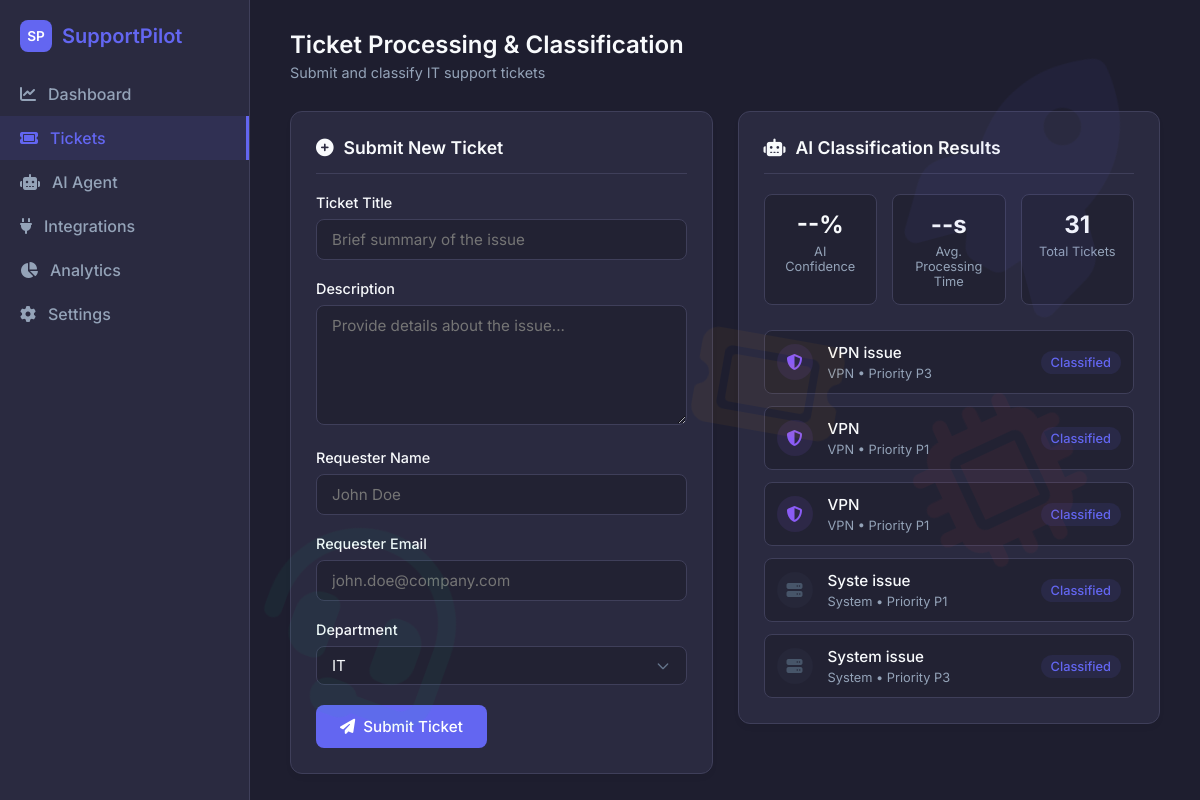
Before: / with the older database file.
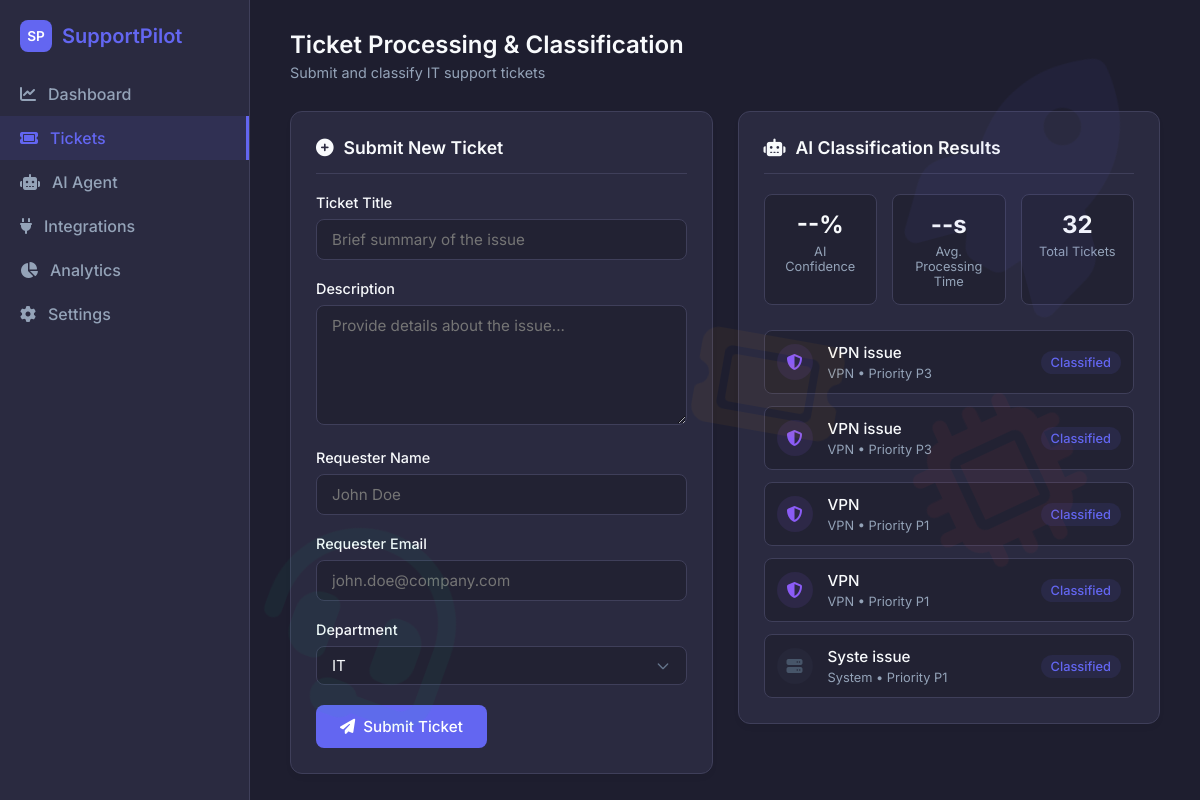
After: the same page with the newer database file.
### tables this page shows
CREATE TABLE tickets (
            ticket_id INTEGER PRIMARY KEY AUTOINCREMENT,
            employee_name TEXT,
            email TEXT,
            title TEXT,
            description TEXT,
            category TEXT,
            severity TEXT,
            priority TEXT,
            confidence REAL,
            status TEXT,
            created_at TIMESTAMP DEFAULT CURRENT_TIMESTAMP
        );

### app.py (the view)
@app.route("/")
def index():
    conn = get_db_connection()
    try:
        tickets = conn.execute(
            "SELECT * FROM tickets ORDER BY created_at DESC LIMIT 5"
        ).fetchall()
        total_tickets = conn.execute(
            "SELECT COUNT(*) FROM tickets"
        ).fetchone()[0]
    except sqlite3.OperationalError as e:
        print(f"Database error: {e}")
        tickets = []
        total_tickets = 0
    finally:
        conn.close()
    return render_template(
        "index.html",
        tickets=tickets,
        total_tickets=total_tickets
    )

### app.py (called while the page is built)
def get_db_connection():
    conn = sqlite3.connect(DB_PATH)
    conn.row_factory = sqlite3.Row
    return conn

### templates/index.html (shortened to what this page needs)
<!DOCTYPE html>
<html lang="en">
<head>
    <link rel="stylesheet" href="https://cdnjs.cloudflare.com/ajax/libs/font-awesome/6.4.0/css/all.min.css">
</head>
<body>
    <div class="sidebar" style="position: relative; z-index: 1;">
        <div class="logo">
            <div class="logo-icon">SP</div>
            SupportPilot
        </div>
        <a href="#" class="nav-item"><i class="fa-solid fa-chart-line"></i> Dashboard</a>
        <a href="#" class="nav-item active"><i class="fa-solid fa-ticket"></i> Tickets</a>
        <a href="#" class="nav-item"><i class="fa-solid fa-robot"></i> AI Agent</a>
        <a href="#" class="nav-item"><i class="fa-solid fa-plug"></i> Integrations</a>
        <a href="#" class="nav-item"><i class="fa-solid fa-chart-pie"></i> Analytics</a>
        <a href="#" class="nav-item"><i class="fa-solid fa-gear"></i> Settings</a>
    </div>
    <div class="main-content">
        <div class="header">
            <div>
                <h1>Ticket Processing & Classification</h1>
                <p>Submit and classify IT support tickets</p>
            </div>
        </div>
        <div class="grid-container">
            <div class="card">
                <div class="card-header">
                    <i class="fa-solid fa-circle-plus"></i> Submit New Ticket
                </div>
                <form id="ticketForm">
                    <div class="form-group">
                        <label class="form-label">Ticket Title</label>
                        <input type="text" id="title" class="form-control" placeholder="Brief summary of the issue" required>
                    </div>
                    <div class="form-group">
                        <label class="form-label">Description</label>
                        <textarea id="description" class="form-control" placeholder="Provide details about the issue..." required></textarea>
                    </div>
                    <div class="form-group">
                        <label class="form-label">Requester Name</label>
                        <input type="text" id="employee_name" class="form-control" placeholder="John Doe">
                    </div>
                    <div class="form-group">
                        <label class="form-label">Requester Email</label>
                        <input type="email" id="email" class="form-control" placeholder="john.doe@company.com">
                    </div>
                    <div class="form-group">
                        <label class="form-label">Department</label>
                        <select id="department" class="form-control">
                            <option value="IT">IT</option>
                        </select>
                    </div>
                    <button type="submit" class="btn" id="submitBtn">
                        <i class="fa-solid fa-paper-plane"></i> Submit Ticket
                    </button>
                </form>
            </div>
            <div>
                <div class="card" style="margin-bottom: 25px;">
                    <div class="card-header">
                        <i class="fa-solid fa-robot"></i> AI Classification Results
                    </div>
                    <div class="stats-row">
                        <div class="stat-box">
                            <div class="stat-value" id="stat-accuracy">--%</div>
                            <div class="stat-label">AI Confidence</div>
                        </div>
                        <div class="stat-box">
                            <div class="stat-value" id="stat-time">--s</div>
                            <div class="stat-label">Avg. Processing Time</div>
                        </div>
                        <div class="stat-box">
                            <div class="stat-value" id="stat-total">{{ total_tickets }}</div>
                            <div class="stat-label">Total Tickets</div>
                        </div>
                    </div>
                    <div class="ticket-list" id="recentTickets">
                        {% for ticket in tickets %}
                        <div class="ticket-item">
                            <div class="ticket-info">
                                {% set icon_class = 'icon-system' %}
                                {% set icon_name = 'fa-server' %}
                                {% if ticket.category == 'Network' %}
                                    {% set icon_class = 'icon-network' %}
                                    {% set icon_name = 'fa-wifi' %}
                                {% elif ticket.category == 'VPN' %}
                                    {% set icon_class = 'icon-vpn' %}
                                    {% set icon_name = 'fa-shield-halved' %}
                                {% elif ticket.category == 'Software' %}
                                    {% set icon_class = 'icon-software' %}
                                    {% set icon_name = 'fa-laptop-code' %}
                                {% elif ticket.category == 'Password' %}
                                    {% set icon_class = 'icon-password' %}
                                    {% set icon_name = 'fa-lock' %}
                                {% elif ticket.category == 'Hardware' %}
                                    {% set icon_class = 'icon-hardware' %}
                                    {% set icon_name = 'fa-desktop' %}
                                {% endif %}
                                <div class="ticket-icon {{ icon_class }}">
                                    <i class="fa-solid {{ icon_name }}"></i>
                                </div>
                                <div class="ticket-details">
                                    <h4>{{ ticket.title }}</h4>
                                    <p>{{ ticket.category }} • Priority {{ ticket.priority }}</p>
                                </div>
                            </div>
                            <div class="ticket-status">Classified</div>
                        </div>
                        {% else %}
                        <p style="text-align: center; color: var(--text-muted); font-size: 0.9rem; padding: 10px;">No tickets submitted yet.</p>
                        {% endfor %}
                    </div>
                </div>
            </div>
        </div>
    </div>
</body>
</html>

### templates/index.html (style rules this page uses)
:root { --primary: #6366f1; --primary-hover: #4f46e5; --bg-color: #1e1e2f; --card-bg: #2a2a40; --text-main: #f8fafc; --text-muted: #94a3b8; --border-color: #3f3f5a; --success: #10b981; --warning: #f59e0b; --danger: #ef4444; }
* { box-sizing: border-box; margin: 0; padding: 0; font-family: 'Inter', sans-serif; }
body { background-color: var(--bg-color); color: var(--text-main); display: flex; min-height: 100vh; }
.sidebar { width: 250px; background-color: var(--card-bg); border-right: 1px solid var(--border-color); padding: 20px 0; display: flex; flex-direction: column; }
.logo { display: flex; align-items: center; padding: 0 20px 20px; font-size: 1.25rem; font-weight: 600; color: var(--primary); gap: 10px; }
.logo-icon { background: var(--primary); color: white; width: 32px; height: 32px; display: flex; align-items: center; justify-content: center; border-radius: 8px; font-size: 0.85rem; }
.nav-item { padding: 12px 20px; display: flex; align-items: center; gap: 12px; color: var(--text-muted); text-decoration: none; font-weight: 500; transition: all 0.2s; }
.nav-item.active { background-color: rgba(99, 102, 241, 0.1); color: var(--primary); border-right: 3px solid var(--primary); }
.main-content { flex: 1; padding: 30px 40px; overflow-y: auto; }
.header { margin-bottom: 30px; display: flex; justify-content: space-between; align-items: center; }
.header h1 { font-size: 1.5rem; font-weight: 600; }
.header p { color: var(--text-muted); font-size: 0.9rem; margin-top: 5px; }
.grid-container { display: grid; grid-template-columns: 1fr 1fr; gap: 25px; }
.card { background: var(--card-bg); border-radius: 12px; border: 1px solid var(--border-color); box-shadow: 0 4px 6px -1px rgba(0, 0, 0, 0.05); padding: 25px; }
.card-header { display: flex; align-items: center; gap: 10px; font-weight: 600; font-size: 1.1rem; margin-bottom: 20px; border-bottom: 1px solid var(--border-color); padding-bottom: 15px; }
.form-group { margin-bottom: 20px; }
.form-label { display: block; margin-bottom: 8px; font-weight: 500; font-size: 0.9rem; color: var(--text-main); }
.form-control { width: 100%; padding: 10px 15px; border: 1px solid var(--border-color); border-radius: 8px; font-size: 0.95rem; transition: border-color 0.2s, box-shadow 0.2s; background-color: rgba(0, 0, 0, 0.2); color: var(--text-main); }
textarea.form-control { resize: vertical; min-height: 120px; }
select.form-control { appearance: none; background-repeat: no-repeat; background-position: right 15px center; background-size: 16px; }
.btn { background-color: var(--primary); color: white; border: none; padding: 12px 24px; border-radius: 8px; font-weight: 500; font-size: 0.95rem; cursor: pointer; transition: background-color 0.2s, transform 0.1s; display: inline-flex; align-items: center; gap: 8px; }
.stats-row { display: flex; gap: 15px; margin-bottom: 25px; }
.stat-box { flex: 1; background-color: rgba(0, 0, 0, 0.2); border: 1px solid var(--border-color); border-radius: 8px; padding: 15px; text-align: center; }
.stat-value { font-size: 1.5rem; font-weight: 700; color: var(--text-main); margin-bottom: 5px; }
.stat-label { font-size: 0.8rem; color: var(--text-muted); }
.ticket-list { display: flex; flex-direction: column; gap: 12px; }
.ticket-item { display: flex; align-items: center; justify-content: space-between; padding: 12px; border: 1px solid var(--border-color); border-radius: 8px; background-color: rgba(0, 0, 0, 0.2); transition: transform 0.2s, box-shadow 0.2s; }
.ticket-info { display: flex; align-items: center; gap: 15px; }
.ticket-icon { width: 36px; height: 36px; border-radius: 50%; display: flex; align-items: center; justify-content: center; font-size: 1rem; }
.icon-vpn { background-color: rgba(139, 92, 246, 0.1); color: #8b5cf6; }
.icon-system { background-color: rgba(71, 85, 105, 0.1); color: #475569; }
.ticket-details h4 { font-size: 0.95rem; font-weight: 500; margin-bottom: 4px; }
.ticket-details p { font-size: 0.8rem; color: var(--text-muted); }
.ticket-status { font-size: 0.8rem; font-weight: 500; color: var(--primary); background-color: rgba(99, 102, 241, 0.1); padding: 4px 10px; border-radius: 12px; }

Changed rows visible on the page:
no longer on this page (row unchanged): tickets: title "System issue", category "System", priority "P3"
added tickets: title "VPN issue", category "VPN", priority "P3"
Other visible differences:
{{ total_tickets }}: "31" → "32"
